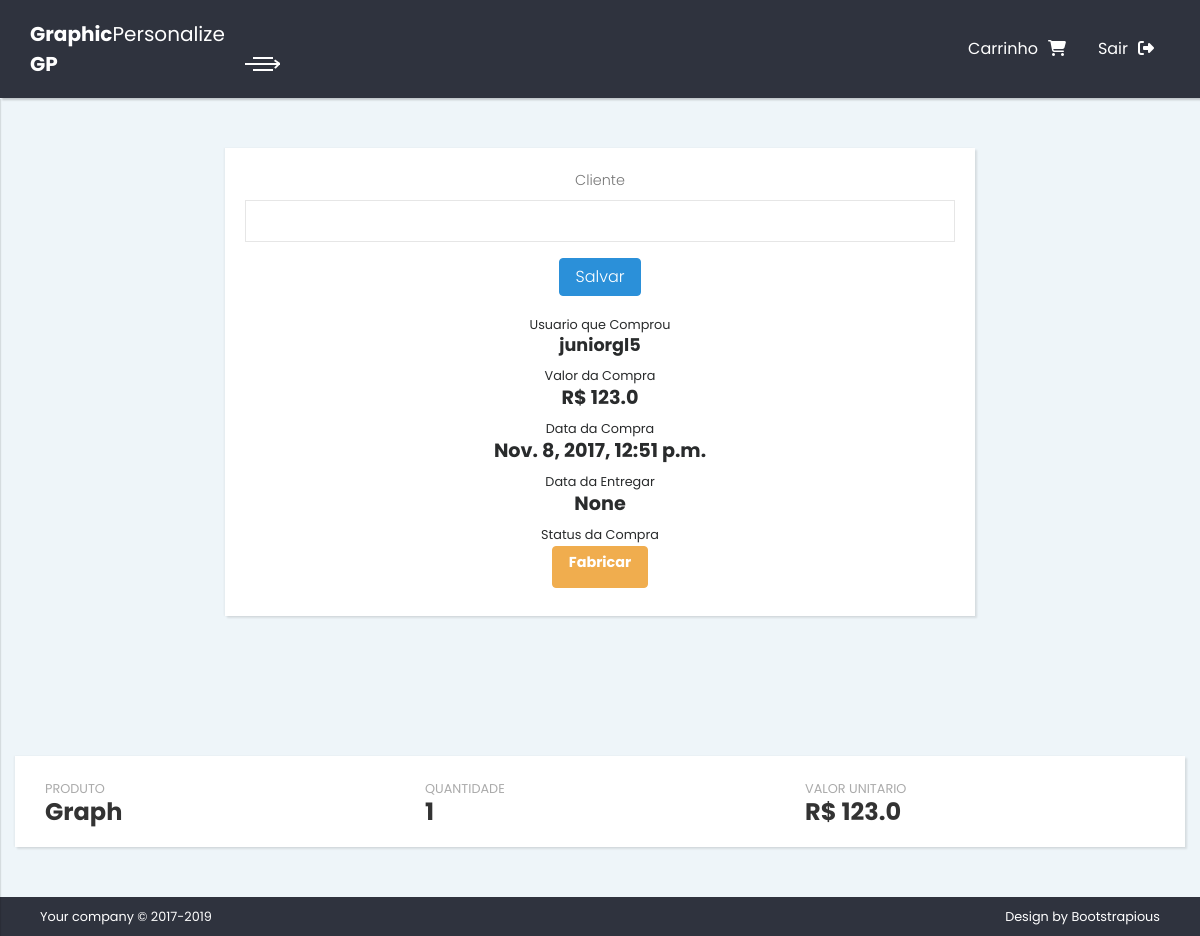
The page /detalhar-ordem/18 on the database as committed earlier.
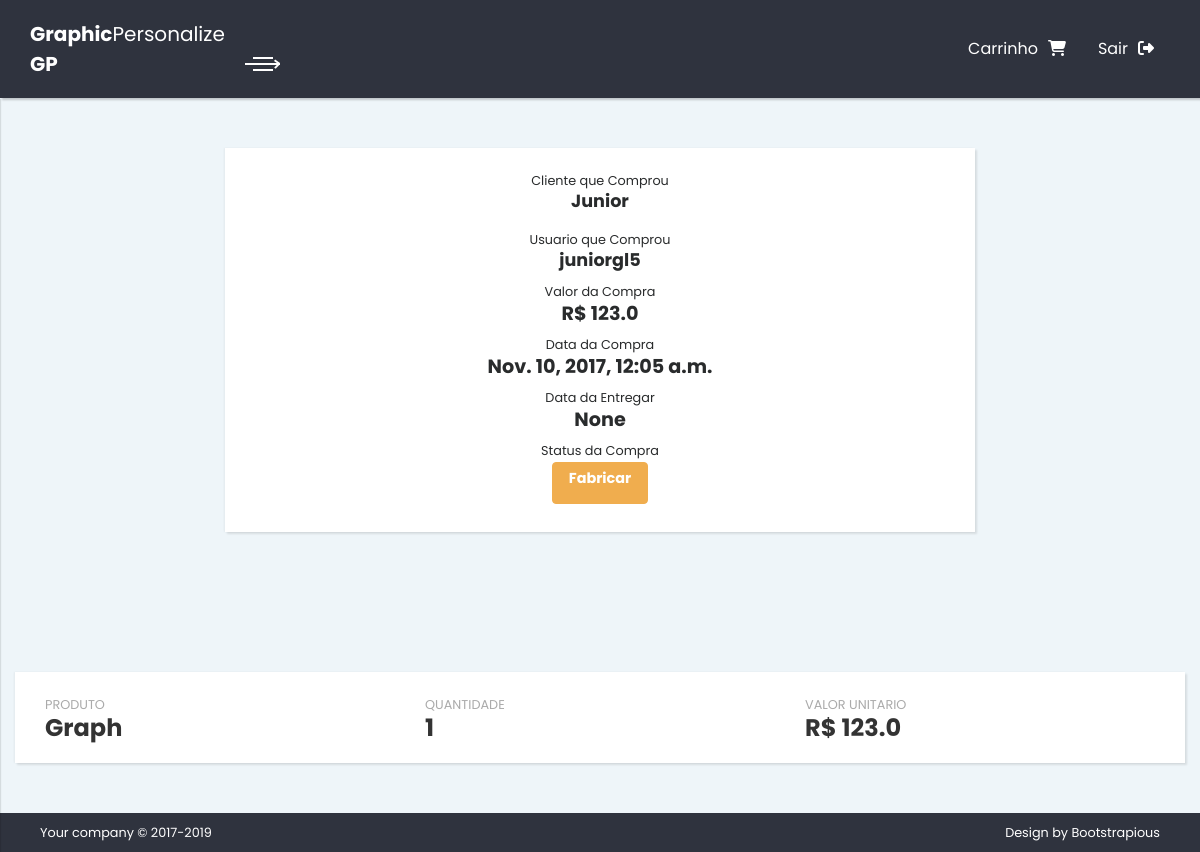
The same page on the database as committed later.
### store/models.py (models this page shows)
class Order(models.Model):
    SHOPPING = 0
    FINISHED = 1
    FACTORY = 2
    DELIVERED = 3
    STATUS= (
        (SHOPPING, 'comprando'),
        (FINISHED, 'finalizada'),
        (FACTORY, 'fabricar'),
        (DELIVERED, 'entregue'),
    )
    name = models.CharField('Cliente', max_length= 150, null=True)
    valueTotal = models.FloatField('Valor Total', null=True, default=0)
    status = models.IntegerField('Status', choices=STATUS, default=SHOPPING)
    dateStart = models.DateTimeField('Data Compra', auto_now=True)
    dateEnd = models.DateTimeField('Data Entrega', null=True)
    user = models.ForeignKey(User, verbose_name="Usuario")
    class Meta:
        verbose_name = 'Ordem'
        verbose_name_plural = 'Ordens'
        ordering = ['dateStart']

### accounts/models.py (models this page shows, shortened)
class User(AbstractBaseUser, PermissionsMixin):
    ROOT = 0
    ADM = 1
    SALESMAN = 2
    CUSTOMER = 3
    TYPES = (
        (ROOT, 'Root'),
        (ADM, 'Administrador'),
        (SALESMAN, 'Vendedor'),
        (CUSTOMER, 'Cliente')
    )
    ACTIVATED = 0
    DISABLED = 1
    BLOCKED = 2
    STATUS = (
        (ACTIVATED, 'activated'),
        (DISABLED, 'disabled'),
        (BLOCKED, 'blocked'),
    )
    name = models.CharField('Nome', max_length=150)
    email = models.EmailField('Email', unique=True)
    phone = models.CharField('Telefone', max_length=40, null=True)
    status = models.IntegerField('Status', choices=STATUS, default=ACTIVATED)
    username = models.CharField('Usuário', max_length=30, unique=True, validators=[
    validators.RegexValidator(
        re.compile('^[\w.@+-]+$'),
            'Informe o nome de usuário válido',
            'Este valor deve conter apenas letras, números '
            'e os caracteres: @/./+/-/_ .',
            'Inválido'
            )
        ], help_text='Um nome curto que será usado para identificá-lo de forma única no sistema'
    )
    nivel = models.IntegerField('Nível', choices=TYPES, default=CUSTOMER)
    is_staff = models.BooleanField('Equipe', default=False)
    is_active = models.BooleanField('Ativo', default=True)
    USERNAME_FIELD = 'username'
    REQUIRED_FIELDS = ['email', 'name']
    objects = UserManager()
    class Meta:
        verbose_name = 'Usuário'
        verbose_name_plural = 'Usuários'
        ordering = ['name']
    def __str__(self):
        return self.name

### store/viewsdashboard.py (the view, shortened to what this page needs)
class DetailOrderView(DetailView):
    model = Order
    context_object_name = 'order'
    template_name = 'detail_order.html'
    def get_context_data(self, **kwargs):
        context = super(DetailOrderView, self).get_context_data(**kwargs)
        context['form'] = OrderCreationdeForm(self.request.POST or None, instance=context['order'])
        context['ord'] = Order.objects.get(pk=self.kwargs['pk'])
        context['cart_items'] = Cart.objects.filter(order=self.kwargs['pk'])
        return context

### store/forms.py
class OrderCreationdeForm(forms.ModelForm):
    class Meta:
        model = Order
        fields = ['name']

### products/models.py (called while the page is built)
    def __str__(self):
        return self.name

### store/templates/detail_order.html (shortened to what this page needs)
{% extends "base_dashboard.html" %}
{% load widget_tweaks %}
{% block content %}
<section class="dashboard-header">
  <div class="container-fluid">
    <div class="row">
     <div class="statistics col-lg-8 offset-2 col-12">
        <div class="card">
            <div class="card-body text-center">
                 <form method="POST">
                  <div class="form-group">
                    {% if not ord.name %}
                    <label for="{{form.name.auto_id}}" class="form-control-label">{{form.name.label}}</label>
                    {% render_field form.name class="form-control" %}
                    {% else %}
                    <small>Cliente que Comprou</small><h3 class="h4">{{ord.name}}</h3>
                    {% endif %}
                  </div>
                  {% if not ord.name %}
                   <div class="form-group">
                    <input type="submit" value="Salvar" class="btn btn-primary">
                   </div>
                   {% endif %}
                  <div class="text">
                      <small>Usuario que Comprou</small><h3 class="h4">{{ord.user}}</h3>
                  </div>
                  <div class="text">
                      <small>Valor da Compra</small><h3>R$ {{ord.valueTotal}}</h3>
                  </div>
                  <div class="text">
                      <small>Data da Compra</small><h3>{{ord.dateStart}}</h3>
                  </div>
                  <div class="text">
                      <small>Data da Entregar</small><h3>{{ord.dateEnd}}</h3>
                  </div>
                  <div class="text">
                      <small>Status da Compra</small>
                      <h3>
                      {% if ord.status == 2  %}
                         <button type="button" class="btn btn-warning" data-toggle="modal" data-target="#statusModal">
                            <h5>Fabricar</h5>
                         </button>
                      {% endif %}
                      </h3>
                  </div>
                </form>
            </div>
        </div>
     </div>
    </div>
  </div>
</section>
<section class="client">
<div class="container-fluid">
  <div class="row">
      <div class="statistics col-lg-12 ">
          {% for item in cart_items %}
          <div class="row statistic d-flex align-items-center bg-white has-shadow">
            <div class="col-lg-4">
                <div class="text"><small>Produto</small><br><strong>{{item.product}}</strong></div>
            </div>
            <div class="col-lg-4">
                  <div class="text"><small>Quantidade</small><br><strong>{{item.amounts}}</strong></div>
            </div>
            <div class="col-lg-4">
                <div class="text"><small>Valor Unitario</small><br><strong>R$ {{item.value}}</strong></div>
            </div>
          </div>
          {% endfor %}
      </div>
  </div>
</div>
</section>
{% endblock  %}

Rows that differ between the two databases and show on the page:
changed Order "None": name (not shown) → "Junior"; dateStart "Nov. 8, 2017, 12:51 p.m." → "Nov. 10, 2017, 12:05 a.m."
Other text that changed with them:
form field value: "Salvar" → (not shown)
text no longer shown: "Cliente"
text now shown: "Cliente que Comprou"
